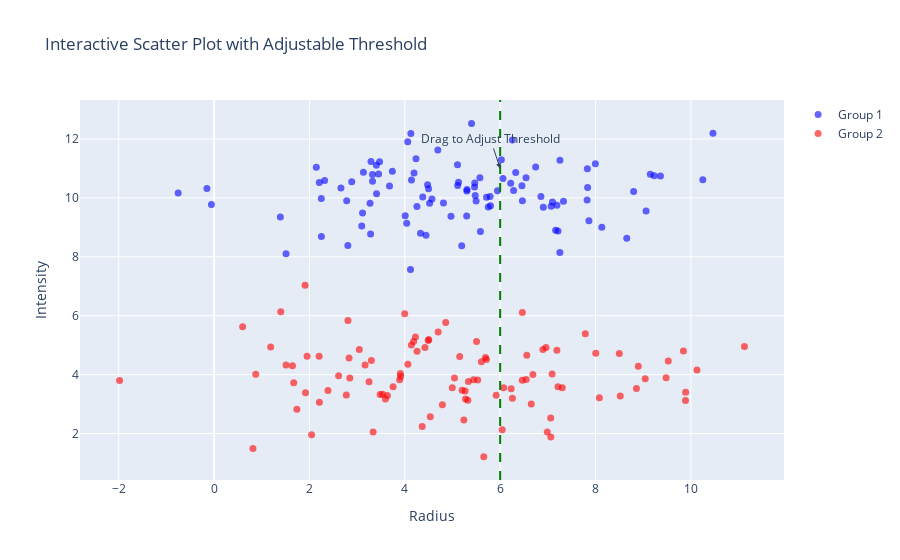

Notebook cell for this chart:
### Code cell
import numpy as np
import plotly.graph_objects as go

# Parameters
group1_mean_intensity = 10
group2_mean_intensity = 4
radius_mean = 5
std_radius = 2.5
std_intensity_group1 = 1
std_intensity_group2 = 1
size = 100  # Number of points in each group

# Generate data for Group 1
np.random.seed(1)
radii1 = np.random.normal(radius_mean, std_radius, size)
intensity1 = np.random.normal(group1_mean_intensity, std_intensity_group1, size)

# Generate data for Group 2
radii2 = np.random.normal(radius_mean, std_radius, size)
intensity2 = np.random.normal(group2_mean_intensity, std_intensity_group2, size)

# Create scatter plot
fig = go.Figure()

# Add group 1 points
fig.add_trace(go.Scatter(
    x=radii1, y=intensity1,
    mode='markers',
    name='Group 1',
    marker=dict(color='blue', size=7, opacity=0.6)
))

# Add group 2 points
fig.add_trace(go.Scatter(
    x=radii2, y=intensity2,
    mode='markers',
    name='Group 2',
    marker=dict(color='red', size=7, opacity=0.6)
))

# Initial threshold line
initial_threshold = 6

# Add a draggable vertical line as threshold
fig.add_shape(
    type="line",
    x0=initial_threshold, y0=0,
    x1=initial_threshold, y1=12,
    line=dict(color="green", width=2, dash="dash"),
    name="Threshold",
)

# Add an annotation to label the threshold line
fig.add_annotation(
    x=initial_threshold, y=11,
    text="Drag to Adjust Threshold",
    showarrow=True,
    arrowhead=2
)

# Layout settings
fig.update_layout(
    title="Interactive Scatter Plot with Adjustable Threshold",
    xaxis_title="Radius",
    yaxis_title="Intensity",
    shapes=[dict(type='line', xref='x', yref='paper', x0=initial_threshold, x1=initial_threshold, y0=0, y1=1, line_width=2)]
)

fig.show()

### Figure 1 — Plotly figure (JSON) as saved in the notebook; plotly's stock layout.template omitted (floating-point values rounded to 4 significant figures)
{"data": [{"marker": {"color": "blue", "opacity": 0.6, "size": 7}, "mode": "markers", "name": "Group 1", "type": "scatter", "x": [9.061, 3.471, 3.68, 2.318, 7.164, -0.7538, 9.362, 3.097, 5.798, 4.377, 8.655, -0.1504, 4.194, 4.04, 7.834, 2.25, 4.569, 2.805, 5.106, 6.457, 2.248, 7.862, 7.254, 6.256, 7.252, 3.291, 4.693, 2.661, 4.33, 6.326, 3.271, 4.008, 3.282, 2.887, 3.322, 4.968, 2.207, 5.586, 9.15, 6.855, 4.52, 2.781, 3.132, 9.231, 5.127, 3.408, 5.477, 10.25, 5.3, 6.543, 5.75, 4.119, 2.144, 4.127, 4.478, 6.467, 7.097, 7.328, 5.714, 7.213, 3.114, 8.132, 6.282, 4.255, 6.221, 4.811, 7.829, 8.8, 10.46, 1.509, 1.39, 3.739, 5.4, 7.19, 5.789, -0.0555, 4.234, 7.07, 5.575, 6.905, 4.444, 4.498, 5.466, 6.025, 5.496, 5.298, 3.323, 5.944, 5.305, 7.824, 7.997, 5.463, 4.062, 3.403, 6.059, 5.193, 4.14, 5.109, 3.45, 6.745], "y": [9.553, 11.22, 10.4, 10.59, 8.905, 10.17, 10.74, 9.046, 9.734, 10.03, 8.627, 10.32, 10.85, 9.14, 10.35, 8.688, 9.961, 8.384, 11.12, 10.41, 9.975, 9.225, 11.27, 11.97, 8.142, 11.24, 11.63, 10.34, 8.801, 10.86, 9.819, 9.396, 8.77, 10.55, 10.79, 9.376, 10.52, 8.856, 10.8, 10.05, 9.813, 9.898, 10.87, 10.75, 10.53, 10.14, 10.08, 10.62, 10.23, 10.68, 9.69, 7.565, 11.04, 12.19, 10.44, 9.9, 9.864, 9.881, 10.02, 8.878, 9.483, 9.003, 10.25, 9.703, 10.5, 9.825, 10.99, 10.21, 12.19, 8.104, 9.353, 10.9, 12.53, 9.751, 10.04, 9.774, 11.33, 9.713, 10.68, 9.68, 8.727, 10.31, 10.5, 11.29, 9.89, 9.383, 10.56, 10.24, 10.28, 9.927, 11.16, 10.37, 11.9, 11.11, 10.66, 8.373, 10.6, 10.42, 10.81, 11.04]}, {"marker": {"color": "red", "opacity": 0.6, "size": 7}, "mode": "markers", "name": "Group 2", "type": "scatter", "x": [3.998, 7.06, 3.594, 9.887, 1.67, 0.5983, 0.8732, 2.774, 2.202, 9.89, 4.184, 1.643, 7.786, 3.534, 1.908, 7.19, 6.558, 3.913, 8.519, 5.323, 9.042, 6.257, 8.897, 5.274, 1.951, 11.12, 3.636, 4.503, 3.249, 4.492, 5.607, 5.505, 6.653, 9.48, 4.699, 1.917, 2.044, 3.336, 0.8145, 7.063, 3.754, 4.223, 4.995, 1.508, 2.847, 6.687, 6.546, 3.892, 9.526, 1.736, 4.138, 4.423, -1.983, 9.844, 5.916, 2.389, 10.13, 6.464, 6.074, 3.483, 5.266, 1.186, 6.988, 4.064, 5.335, 8.005, 5.712, 5.656, 5.691, 3.167, 7.09, 8.858, 6.897, 7.212, 2.807, 2.831, 1.398, 8.081, 4.365, 8.5, 3.045, 3.906, 5.239, 7.304, 5.152, 5.528, 5.041, 5.443, 2.209, 5.202, 4.534, 4.858, 6.231, 3.298, 4.789, 4.257, 6.043, 6.962, 2.611, 6.465], "y": [6.066, 2.529, 3.17, 3.119, 3.721, 5.623, 4.013, 3.305, 4.622, 3.4, 5.123, 4.305, 5.389, 3.339, 7.031, 4.825, 4.655, 3.949, 3.274, 3.132, 3.864, 3.203, 4.283, 3.174, 4.621, 4.956, 3.294, 5.193, 3.762, 5.155, 4.438, 5.122, 3.003, 3.893, 5.451, 3.382, 1.963, 2.057, 1.494, 1.886, 3.588, 5.279, 3.558, 4.324, 3.89, 4.009, 3.832, 3.826, 4.461, 2.824, 5.01, 4.92, 3.805, 4.805, 3.299, 3.463, 4.156, 3.81, 3.551, 3.328, 3.443, 4.939, 2.057, 4.352, 3.764, 4.728, 4.515, 1.217, 4.585, 4.324, 4.022, 3.531, 4.853, 3.587, 5.835, 4.564, 6.138, 3.214, 2.244, 4.715, 4.853, 4.035, 2.461, 3.552, 4.618, 3.816, 3.884, 3.825, 3.066, 3.467, 2.573, 5.768, 3.525, 4.478, 2.978, 4.795, 2.127, 4.921, 3.965, 6.111]}], "layout": {"annotations": [{"arrowhead": 2, "showarrow": true, "text": "Drag to Adjust Threshold", "x": 6, "y": 11}], "shapes": [{"line": {"color": "green", "dash": "dash", "width": 2}, "name": "Threshold", "type": "line", "x0": 6, "x1": 6, "xref": "x", "y0": 0, "y1": 1, "yref": "paper"}], "title": {"text": "Interactive Scatter Plot with Adjustable Threshold"}, "xaxis": {"title": {"text": "Radius"}}, "yaxis": {"title": {"text": "Intensity"}}}}
